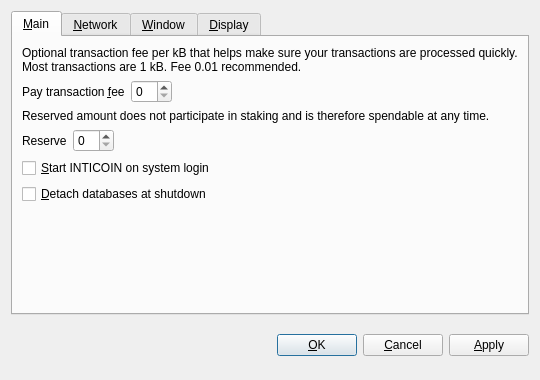
<?xml version="1.0" encoding="UTF-8"?>
<ui version="4.0">
 <class>OptionsDialog</class>
 <widget class="QDialog" name="OptionsDialog">
  <property name="geometry">
   <rect>
    <x>0</x>
    <y>0</y>
    <width>540</width>
    <height>380</height>
   </rect>
  </property>
  <property name="windowTitle">
   <string>Options</string>
  </property>
  <property name="modal">
   <bool>true</bool>
  </property>
  <layout class="QVBoxLayout" name="verticalLayout">
   <item>
    <widget class="QTabWidget" name="tabWidget">
     <property name="tabPosition">
      <enum>QTabWidget::North</enum>
     </property>
     <property name="currentIndex">
      <number>0</number>
     </property>
     <widget class="QWidget" name="tabMain">
      <attribute name="title">
       <string>&amp;Main</string>
      </attribute>
      <layout class="QVBoxLayout" name="verticalLayout_Main">
       <item>
        <widget class="QLabel" name="transactionFeeInfoLabel">
         <property name="text">
          <string>Optional transaction fee per kB that helps make sure your transactions are processed quickly. Most transactions are 1 kB. Fee 0.01 recommended.</string>
         </property>
         <property name="textFormat">
          <enum>Qt::PlainText</enum>
         </property>
         <property name="wordWrap">
          <bool>true</bool>
         </property>
        </widget>
       </item>
       <item>
        <layout class="QHBoxLayout" name="horizontalLayoutFee">
         <item>
          <widget class="QLabel" name="transactionFeeLabel">
           <property name="text">
            <string>Pay transaction &amp;fee</string>
           </property>
           <property name="textFormat">
            <enum>Qt::PlainText</enum>
           </property>
           <property name="buddy">
            <cstring>transactionFee</cstring>
           </property>
          </widget>
         </item>
         <item>
          <widget class="BitcoinAmountField" name="transactionFee"/>
         </item>
         <item>
          <spacer name="horizontalSpacerFee">
           <property name="orientation">
            <enum>Qt::Horizontal</enum>
           </property>
           <property name="sizeHint" stdset="0">
            <size>
             <width>40</width>
             <height>20</height>
            </size>
           </property>
          </spacer>
         </item>
        </layout>
       </item>
       <item>
        <widget class="QLabel" name="reserveBalanceInfoLabel">
         <property name="text">
          <string>Reserved amount does not participate in staking and is therefore spendable at any time.</string>
         </property>
         <property name="textFormat">
          <enum>Qt::PlainText</enum>
         </property>
         <property name="wordWrap">
          <bool>true</bool>
         </property>
        </widget>
       </item>
       <item>
        <layout class="QHBoxLayout" name="horizontalLayoutReserveBalance">
         <item>
          <widget class="QLabel" name="reserveBalanceLabel">
           <property name="text">
            <string>Reserve</string>
           </property>
           <property name="textFormat">
            <enum>Qt::PlainText</enum>
           </property>
           <property name="buddy">
            <cstring>reserveBalance</cstring>
           </property>
          </widget>
         </item>
         <item>
          <widget class="BitcoinAmountField" name="reserveBalance"/>
         </item>
         <item>
          <spacer name="horizontalSpacerReserveBalance">
           <property name="orientation">
            <enum>Qt::Horizontal</enum>
           </property>
           <property name="sizeHint" stdset="0">
            <size>
             <width>40</width>
             <height>20</height>
            </size>
           </property>
          </spacer>
         </item>
        </layout>
       </item>
       <item>
        <widget class="QCheckBox" name="bitcoinAtStartup">
         <property name="toolTip">
          <string>Automatically start INTICOIN after logging in to the system.</string>
         </property>
         <property name="text">
          <string>&amp;Start INTICOIN on system login</string>
         </property>
        </widget>
       </item>
       <item>
        <widget class="QCheckBox" name="detachDatabases">
         <property name="toolTip">
          <string>Detach block and address databases at shutdown. This means they can be moved to another data directory, but it slows down shutdown. The wallet is always detached.</string>
         </property>
         <property name="text">
          <string>&amp;Detach databases at shutdown</string>
         </property>
        </widget>
       </item>
       <item>
        <spacer name="verticalSpacer_Main">
         <property name="orientation">
          <enum>Qt::Vertical</enum>
         </property>
         <property name="sizeHint" stdset="0">
          <size>
           <width>20</width>
           <height>40</height>
          </size>
         </property>
        </spacer>
       </item>
      </layout>
     </widget>
     <widget class="QWidget" name="tabNetwork">
      <attribute name="title">
       <string>&amp;Network</string>
      </attribute>
      <layout class="QVBoxLayout" name="verticalLayout_Network">
       <item>
        <widget class="QCheckBox" name="mapPortUpnp">
         <property name="toolTip">
          <string>Automatically open the INTICOIN client port on the router. This only works when your router supports UPnP and it is enabled.</string>
         </property>
         <property name="text">
          <string>Map port using &amp;UPnP</string>
         </property>
        </widget>
       </item>
       <item>
        <widget class="QCheckBox" name="connectSocks">
         <property name="toolTip">
          <string>Connect to the INTICOIN network through a SOCKS proxy (e.g. when connecting through Tor).</string>
         </property>
         <property name="text">
          <string>&amp;Connect through SOCKS proxy:</string>
         </property>
        </widget>
       </item>
       <item>
        <layout class="QHBoxLayout" name="horizontalLayout_Network">
         <item>
          <widget class="QLabel" name="proxyIpLabel">
           <property name="text">
            <string>Proxy &amp;IP:</string>
           </property>
           <property name="textFormat">
            <enum>Qt::PlainText</enum>
           </property>
           <property name="buddy">
            <cstring>proxyIp</cstring>
           </property>
          </widget>
         </item>
         <item>
          <widget class="QValidatedLineEdit" name="proxyIp">
           <property name="maximumSize">
            <size>
             <width>140</width>
             <height>16777215</height>
            </size>
           </property>
           <property name="toolTip">
            <string>IP address of the proxy (e.g. 127.0.0.1)</string>
           </property>
          </widget>
         </item>
         <item>
          <widget class="QLabel" name="proxyPortLabel">
           <property name="text">
            <string>&amp;Port:</string>
           </property>
           <property name="textFormat">
            <enum>Qt::PlainText</enum>
           </property>
           <property name="buddy">
            <cstring>proxyPort</cstring>
           </property>
          </widget>
         </item>
         <item>
          <widget class="QLineEdit" name="proxyPort">
           <property name="maximumSize">
            <size>
             <width>55</width>
             <height>16777215</height>
            </size>
           </property>
           <property name="toolTip">
            <string>Port of the proxy (e.g. 9050)</string>
           </property>
          </widget>
         </item>
         <item>
          <widget class="QLabel" name="socksVersionLabel">
           <property name="text">
            <string>SOCKS &amp;Version:</string>
           </property>
           <property name="textFormat">
            <enum>Qt::PlainText</enum>
           </property>
           <property name="buddy">
            <cstring>socksVersion</cstring>
           </property>
          </widget>
         </item>
         <item>
          <widget class="QValueComboBox" name="socksVersion">
           <property name="toolTip">
            <string>SOCKS version of the proxy (e.g. 5)</string>
           </property>
          </widget>
         </item>
         <item>
          <spacer name="horizontalSpacer_Network">
           <property name="orientation">
            <enum>Qt::Horizontal</enum>
           </property>
           <property name="sizeHint" stdset="0">
            <size>
             <width>40</width>
             <height>20</height>
            </size>
           </property>
          </spacer>
         </item>
        </layout>
       </item>
       <item>
        <spacer name="verticalSpacer_Network">
         <property name="orientation">
          <enum>Qt::Vertical</enum>
         </property>
         <property name="sizeHint" stdset="0">
          <size>
           <width>20</width>
           <height>40</height>
          </size>
         </property>
        </spacer>
       </item>
      </layout>
     </widget>
     <widget class="QWidget" name="tabWindow">
      <attribute name="title">
       <string>&amp;Window</string>
      </attribute>
      <layout class="QVBoxLayout" name="verticalLayout_Window">
       <item>
        <widget class="QCheckBox" name="minimizeToTray">
         <property name="toolTip">
          <string>Show only a tray icon after minimizing the window.</string>
         </property>
         <property name="text">
          <string>&amp;Minimize to the tray instead of the taskbar</string>
         </property>
        </widget>
       </item>
       <item>
        <widget class="QCheckBox" name="minimizeOnClose">
         <property name="toolTip">
          <string>Minimize instead of exit the application when the window is closed. When this option is enabled, the application will be closed only after selecting Quit in the menu.</string>
         </property>
         <property name="text">
          <string>M&amp;inimize on close</string>
         </property>
        </widget>
       </item>
       <item>
        <spacer name="verticalSpacer_Window">
         <property name="orientation">
          <enum>Qt::Vertical</enum>
         </property>
         <property name="sizeHint" stdset="0">
          <size>
           <width>20</width>
           <height>40</height>
          </size>
         </property>
        </spacer>
       </item>
      </layout>
     </widget>
     <widget class="QWidget" name="tabDisplay">
      <attribute name="title">
       <string>&amp;Display</string>
      </attribute>
      <layout class="QVBoxLayout" name="verticalLayout_Display">
       <item>
        <layout class="QHBoxLayout" name="horizontalLayout_1_Display">
         <item>
          <widget class="QLabel" name="langLabel">
           <property name="text">
            <string>User Interface &amp;language:</string>
           </property>
           <property name="textFormat">
            <enum>Qt::PlainText</enum>
           </property>
           <property name="buddy">
            <cstring>lang</cstring>
           </property>
          </widget>
         </item>
         <item>
          <widget class="QValueComboBox" name="lang">
           <property name="toolTip">
            <string>The user interface language can be set here. This setting will take effect after restarting INTICOIN.</string>
           </property>
          </widget>
         </item>
        </layout>
       </item>
       <item>
        <layout class="QHBoxLayout" name="horizontalLayout_2_Display">
         <item>
          <widget class="QLabel" name="unitLabel">
           <property name="text">
            <string>&amp;Unit to show amounts in:</string>
           </property>
           <property name="textFormat">
            <enum>Qt::PlainText</enum>
           </property>
           <property name="buddy">
            <cstring>unit</cstring>
           </property>
          </widget>
         </item>
         <item>
          <widget class="QValueComboBox" name="unit">
           <property name="toolTip">
            <string>Choose the default subdivision unit to show in the interface and when sending coins.</string>
           </property>
          </widget>
         </item>
        </layout>
       </item>
       <item>
        <widget class="QCheckBox" name="displayAddresses">
         <property name="toolTip">
          <string>Whether to show INTICOIN addresses in the transaction list or not.</string>
         </property>
         <property name="text">
          <string>&amp;Display addresses in transaction list</string>
         </property>
        </widget>
       </item>
       <item>
        <widget class="QCheckBox" name="coinControlFeatures">
         <property name="toolTip">
          <string>Whether to show coin control features or not.</string>
         </property>
         <property name="text">
          <string>Display coin &amp;control features (experts only!)</string>
         </property>
        </widget>
       </item>
       <item>
        <spacer name="verticalSpacer_Display">
         <property name="orientation">
          <enum>Qt::Vertical</enum>
         </property>
         <property name="sizeHint" stdset="0">
          <size>
           <width>20</width>
           <height>40</height>
          </size>
         </property>
        </spacer>
       </item>
      </layout>
     </widget>
    </widget>
   </item>
   <item>
    <layout class="QHBoxLayout" name="horizontalLayout_Buttons">
     <item>
      <spacer name="horizontalSpacer_1">
       <property name="orientation">
        <enum>Qt::Horizontal</enum>
       </property>
       <property name="sizeHint" stdset="0">
        <size>
         <width>40</width>
         <height>48</height>
        </size>
       </property>
      </spacer>
     </item>
     <item>
      <widget class="QLabel" name="statusLabel">
       <property name="font">
        <font>
         <weight>75</weight>
         <bold>true</bold>
        </font>
       </property>
       <property name="text">
        <string/>
       </property>
       <property name="textFormat">
        <enum>Qt::PlainText</enum>
       </property>
       <property name="wordWrap">
        <bool>true</bool>
       </property>
      </widget>
     </item>
     <item>
      <spacer name="horizontalSpacer_2">
       <property name="orientation">
        <enum>Qt::Horizontal</enum>
       </property>
       <property name="sizeHint" stdset="0">
        <size>
         <width>40</width>
         <height>48</height>
        </size>
       </property>
      </spacer>
     </item>
     <item>
      <widget class="QPushButton" name="okButton">
       <property name="text">
        <string>&amp;OK</string>
       </property>
      </widget>
     </item>
     <item>
      <widget class="QPushButton" name="cancelButton">
       <property name="text">
        <string>&amp;Cancel</string>
       </property>
       <property name="autoDefault">
        <bool>false</bool>
       </property>
      </widget>
     </item>
     <item>
      <widget class="QPushButton" name="applyButton">
       <property name="text">
        <string>&amp;Apply</string>
       </property>
       <property name="autoDefault">
        <bool>false</bool>
       </property>
      </widget>
     </item>
    </layout>
   </item>
  </layout>
 </widget>
 <customwidgets>
  <customwidget>
   <class>BitcoinAmountField</class>
   <extends>QSpinBox</extends>
   <header>bitcoinamountfield.h</header>
  </customwidget>
  <customwidget>
   <class>QValueComboBox</class>
   <extends>QComboBox</extends>
   <header>qvaluecombobox.h</header>
  </customwidget>
  <customwidget>
   <class>QValidatedLineEdit</class>
   <extends>QLineEdit</extends>
   <header>qvalidatedlineedit.h</header>
  </customwidget>
 </customwidgets>
 <resources/>
 <connections/>
</ui>
